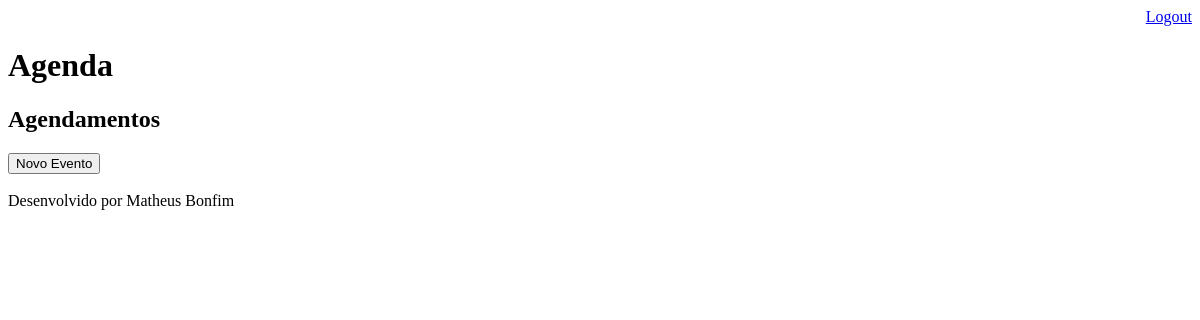
/agenda/ (signed in), run on an earlier commit of the app's database.
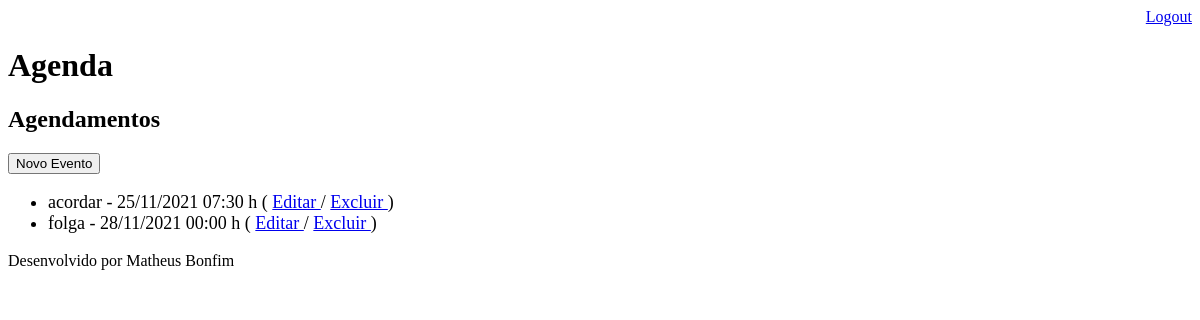
And on a later commit of the database.
### core/models.py (models this page shows, shortened)
class Evento(models.Model):
    titulo = models.CharField(max_length=100)
    descricao = models.TextField(blank=True, null=True)
    data_evento = models.DateTimeField(verbose_name='Data do Evento')
    data_criacao = models.DateTimeField(auto_now=True)
    usuario = models.ForeignKey(User, on_delete=models.CASCADE)
    class Meta:
        db_table = 'evento'
    def get_data_evento(self):
        return self.data_evento.strftime('%d/%m/%Y %H:%M h')
    def get_evento_atrasado(self):
        if self.data_evento < datetime.now():
            return True
        else:
            return False

### core/views.py (the view)
# urls.py: path('agenda/', views.lista_eventos),
@login_required(login_url='/login/')
def lista_eventos(request):
    usuario = request.user
    data_atual = datetime.now() - timedelta(hours=1)
    evento = Evento.objects.filter(usuario=usuario,
                                   data_evento__gt=data_atual)
    dados = {'eventos':evento}
    return render(request, 'agenda.html', dados)

### templates/agenda.html (shortened to what this page needs)
{% extends "model-page.html" %}
{% block content %}
      <h2>Agendamentos</h2>
      <a href="evento/">
      <button type="button">Novo Evento</button>
      </a>
      <ul style="font-size: 18px">
          {% for evento in eventos %}
                <li>
                    <div style=>
                        {{ evento.titulo }} - {{ evento.get_data_evento}}
                        ( <a href="evento/?id={{ evento.id }}"> Editar </a>
                        / <a href="evento/delete/{{ evento.id }}"> Excluir </a>)
                    </div>
                </li>
          {% endfor %}
      </ul>
{% endblock %}

### templates/model-page.html
<!DOCTYPE html>
<html lang="en">
<head>
    {% include "model-header.html" %}
</head>
<body>
    {% block content %} {% endblock %}
    {% include "model-footer.html" %}
</body>
</html>

### templates/model-header.html (shortened to what this page needs)
    <div align="right">
        <a href="/logout">Logout</a>
    </div>
    <h1>Agenda</h1>

### templates/model-footer.html
<p>Desenvolvido por Matheus Bonfim <p>

What changed in the data, as far as the page shows it:
added Evento: titulo "acordar", get_data_evento "25/11/2021 07:30 h"
added Evento: titulo "folga", get_data_evento "28/11/2021 00:00 h"
